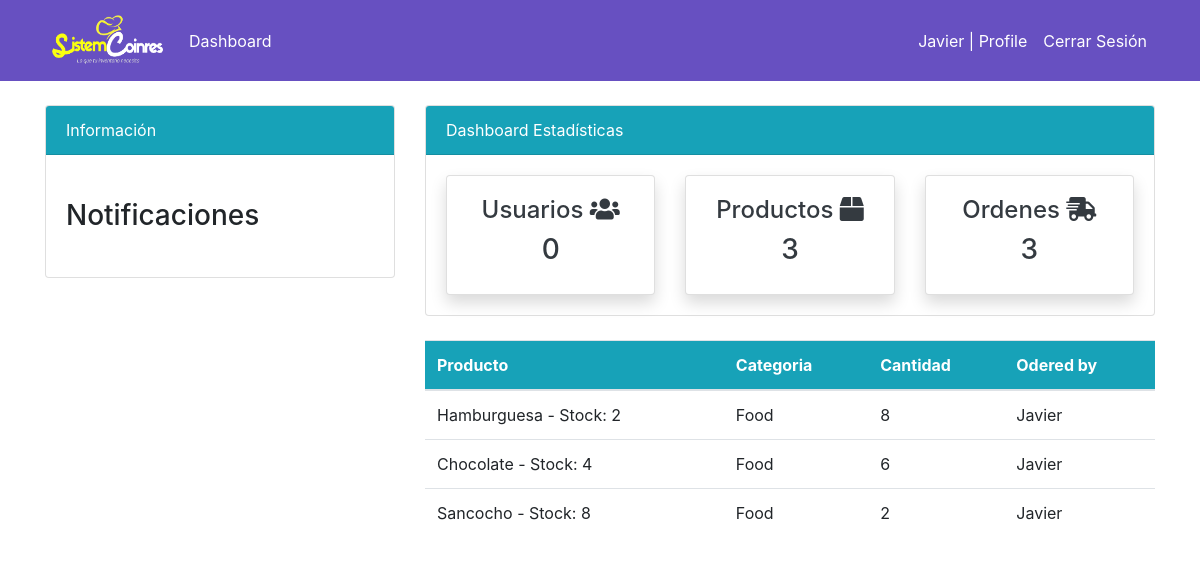
/order/ (signed in), run on the app's committed database.
### dashboard/models.py (models this page shows, shortened)
class Order(models.Model):
    name = models.ForeignKey(Product, on_delete=models.CASCADE, null=True)
    customer = models.ForeignKey(User, on_delete=models.CASCADE, null=True)
    order_quantity = models.PositiveIntegerField(null=True)

class Product(models.Model):
    name = models.CharField(max_length=100, null=True)
    stock = models.PositiveIntegerField(null=True)  # Se cambia 'quantity' a 'stock'
    category = models.CharField(max_length=50, choices=CATEGORY, null=True)
    def __str__(self):
        return f'{self.name} - Stock: {self.stock}'

### dashboard/views.py (the view)
# urls.py: path('order/', views.order, name='dashboard-order'),
@login_required(login_url='user-login')
def order(request):
    order = Order.objects.all()
    order_count = order.count()
    customer = User.objects.filter(groups=2)
    customer_count = customer.count()
    product = Product.objects.all()
    product_count = product.count()
    context = {
        'order': order,
        'customer_count': customer_count,
        'product_count': product_count,
        'order_count': order_count,
    }
    return render(request, 'dashboard/order.html', context)

### templates/dashboard/order.html (shortened to what this page needs)
{% extends 'partials/base.html' %}
{% block content %}
{% include 'partials/topside.html' %}
<div class="row my-4">
    <div class="col-md-4"></div>
    <div class="col-md-8">
        <table class="table bg-white">
            <thead class="bg-info text-white">
                <tr>
                    <th scope="col">Producto</th>
                    <th scope="col">Categoria</th>
                    <th scope="col">Cantidad</th>
                    <th scope="col">Odered by</th>
                </tr>
            </thead>
            <tbody>
                {% for order in order %}
                <tr>
                    <td>{{ order.name }}</td>
                    <td>{{ order.name.category }}</td>
                    <td>{{ order.order_quantity }}</td>
                    <td>{{ order.customer.username }}</td>
                </tr>
                {% endfor %}
            </tbody>
        </table>
    </div>
</div>
{% endblock %}

### templates/partials/base.html (shortened to what this page needs)
{% load static %}
<!doctype html>
<html lang="en">
<head>
    <link rel="stylesheet" href="https://cdn.jsdelivr.net/npm/bootstrap@4.6.0/dist/css/bootstrap.min.css"
>
    <link rel="stylesheet" href="https://use.fontawesome.com/releases/v5.15.2/css/all.css"
>
    <link rel="stylesheet" href="{% static 'style.css' %}">
</head>
<body>
    {% include 'partials/nav.html' %}
    <div class="container">
        {% block content %}
        {% endblock %}
    </div>
</body>
</html>

### templates/partials/nav.html (shortened to what this page needs)
{% load static %}
<nav class="navbar navbar-expand-lg" style="background-color:rgb(103, 80, 193);">
    <div class="container">
        <a class="navbar-brand text-white" href="{% url 'welcome' %}">
            <img src="{% static 'img/logoimage.png' %}" alt="Logo" width="120px" height="55px" class="d-inline-block align-top">
        </a>
        <div class="collapse navbar-collapse" id="navbarSupportedContent">
            {% if user.is_authenticated %}
            <ul class="navbar-nav mr-auto">
                <li class="nav-item active">
                    <a class="nav-link text-white" href="{% url 'dashboard-index' %}">Dashboard</a>
                </li>
            </ul>
            <ul class="navbar-nav ml-auto">
                <li class="nav-item active">
                    <a class="nav-link text-white" href="{% url 'user-profile' %}">{{ user.username }} | Profile</a>
                </li>
                <li class="nav-item">
                    <form method="post" action="{% url 'user-logout' %}" class="d-inline">
                        <button type="submit" class="btn btn-link nav-link text-white" style="border: none; background: none;">
                            Cerrar Sesión
                        </button>
                    </form>
                </li>
            </ul>
            {% endif %}
        </div>
    </div>
</nav>

### templates/partials/topside.html
<div class="row">
    <div class="col-md-4 mt-4">
        <div class="card">
            <div class="card-header bg-info text-white">
                Información
            </div>
            <div class="card-body">
                <marquee behavior="" direction="">
                    <h3 class="my-4">Notificaciones</h3>
                </marquee>
            </div>
        </div>
    </div>
    <div class="col-md-8 mt-4" >
        <div class="card" >
            <div class="card-header bg-info text-white" >
                Dashboard Estadísticas
            </div>
            <div class="card-body">
                <div class="row">
                    <div class="col-md-4">
                        <a class="text-decoration-none text-dark" href="{% url 'dashboard-customers' %}">
                            <div class="card my-card shadow">
                                <div class="card-body text-center">
                                    <h4>Usuarios <i class="fas fa-users"></i></h4>
                                    <h3>{{ customer_count }}</h3>
                                </div>
                            </div>
                        </a>
                    </div>
                    <div class="col-md-4">
                        <a class="text-decoration-none text-dark" href="{% url 'dashboard-products' %}">
                            <div class="card my-card shadow">
                                <div class="card-body text-center">
                                    <h4>Productos <i class="fas fa-box"></i></h4>
                                    <h3>{{ product_count }}</h3>
                                </div>
                            </div>
                        </a>
                    </div>
                    <div class="col-md-4">
                        <a class="text-decoration-none text-dark" href="{% url 'dashboard-order' %}">
                            <div class="card my-card shadow">
                                <div class="card-body text-center">
                                    <h4>Ordenes <i class="fas fa-shipping-fast"></i></h4>
                                    <h3>{{ order_count }}</h3>
                                </div>
                            </div>
                        </a>
                    </div>
                </div>
            </div>
        </div>
    </div>
</div>

### data on the page
Order: name "Hamburguesa - Stock: 2", name.category "Food", order_quantity "8", customer.username "Javier"
Order: name "Chocolate - Stock: 4", name.category "Food", order_quantity "6", customer.username "Javier"
Order: name "Sancocho - Stock: 8", name.category "Food", order_quantity "2", customer.username "Javier"

### other printed values
{{ user.username }} "Javier"
{{ customer_count }} "0"
{{ product_count }} "3"
{{ order_count }} "3"
